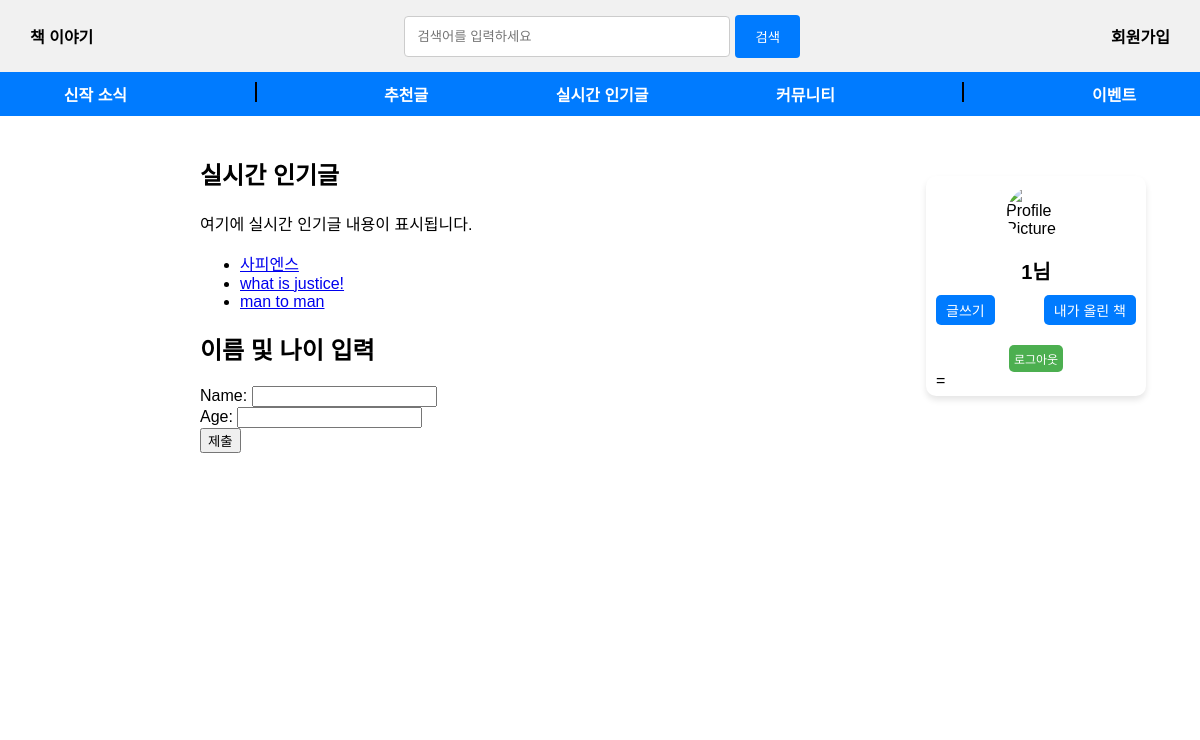
Page /book/ (signed in) on the committed database.
### book/models.py (models this page shows, shortened)
class bookT(models.Model):
    book_Title = models.CharField(max_length=200)
    pub_date = models.DateTimeField("date published")

### book/views.py (the view)
# urls.py: path('', views.index, name='index'),
def index(request):
    print("titlelist")
    book_title_list=bookT.objects.all()
    context={
        'book_title_list' : book_title_list,
    }
    return render(request,'book/index.html',context)

### book/templates/book/index.html (shortened to what this page needs)
<!DOCTYPE html>
<html>
<head>
</head>
<body>
    <div class="navbar">
        <a href="{% url 'index' %}">책 이야기</a>
        <div class="search-bar">
            <input type="text" placeholder="검색어를 입력하세요">
            <button>검색</button>
        </div>
        <div>
            <a href="{% url 'signup' %}">회원가입</a>
        </div>
    </div>
    <div class="category-bar">
        <a href="#">신작 소식</a>
        <div class="vertical-line"></div>
        <a href="#">추천글</a>
        <a href="#">실시간 인기글</a>
        <a href="#">커뮤니티</a>
        <div class="vertical-line"></div>
        <a href="#">이벤트</a>
    </div>
    <div class="main-content">
        <h2>실시간 인기글</h2>
        <p>여기에 실시간 인기글 내용이 표시됩니다.</p>
        {% if book_title_list %}
        <ul>
        {% for title in book_title_list %}
            <li><a href="/book/{{ title.id }}/">{{ title.book_Title }}</a></li>
        {% endfor %}
        </ul>
        {% else %}
        <p>no book title</p>
        {% endif %}
        <h2>이름 및 나이 입력</h2>
        <form method="post" action="{% url 'get_name' %}">
            <label for="id_name">Name:</label>
            <input type="text" name="name" id="id_name" value="{{ form.name.value }}">
            <br>
            <label for="id_age">Age:</label>
            <input type="text" name="age" id="id_age" value="{{ form.age.value }}">
            <br>
            <button type="submit">제출</button>
        </form>
        <div class="login-container">
            {% if request.session.username %}
                <div class="user-info">
                    {% load static %}
                    <div class="profile-pic">
                        <img
                        src="{{ request.session.profile_pic }}"
                        {% comment %} src="{% if request.session.profile_pic %}{{ request.session.profile_pic }}{% else %}{% static 'images/default-profile.png' %}{% endif %}"  {% endcomment %}
                        alt="Profile Picture"
                        style="cursor: pointer; width: 100px; height: 100px; border-radius: 50%;"
                        >
                    </div>
                    <h2>{{ request.session.username }}님</h2>
                    <div class="user-actions">
                        <a href="#" class="action-button">글쓰기</a>
                        <a href="#" class="action-button">내가 올린 책</a>
                    </div>
                    <a href="{% url 'logout' %}" class="logout-button">로그아웃</a>
                </div>=
            {% endif %}
        </div>
    </div>
</body>
</html>

### rows in the picture
bookT: book_Title "사피엔스"
bookT: book_Title "what is justice!"
bookT: book_Title "man to man"

### other values in the picture
{{ request.session.username }} "1"
